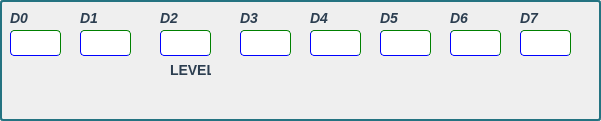
    <widget class="QGroupBox" name="groupBox_17">
     <property name="geometry">
      <rect>
       <x>220</x>
       <y>80</y>
       <width>601</width>
       <height>121</height>
      </rect>
     </property>
     <property name="styleSheet">
      <string notr="true">QGroupBox { 
     border: 2px solid #247381; 
     border-radius: 3px; 
 } </string>
     </property>
     <property name="title">
      <string/>
     </property>
     <widget class="QLineEdit" name="SA0">
      <property name="geometry">
       <rect>
        <x>10</x>
        <y>30</y>
        <width>51</width>
        <height>26</height>
       </rect>
      </property>
      <property name="font">
       <font>
        <family>Times New Roman</family>
        <pointsize>14</pointsize>
        <bold>true</bold>
       </font>
      </property>
      <property name="styleSheet">
       <string notr="true"> QLineEdit { 
                         border-radius: 4px; 
                         color:rgb(0, 0, 0); 
                         background-color: rgb(255, 255, 255); 
                          border-color:  green green blue blue;border-top-style:none;
border-width: 1px; border-style: solid;} 

QLineEdit:focus { 
                         border-style:outset; 
                         border-width:4px; 
                         border-radius: 4px;
                         border-color: #25C6B2;
                         color:rgb(0, 0, 0); 
                         background-color: #FFFFFF; } </string>
      </property>
      <property name="alignment">
       <set>Qt::AlignCenter</set>
      </property>
     </widget>
     <widget class="QLineEdit" name="SA1">
      <property name="geometry">
       <rect>
        <x>80</x>
        <y>30</y>
        <width>51</width>
        <height>26</height>
       </rect>
      </property>
      <property name="font">
       <font>
        <family>Times New Roman</family>
        <pointsize>14</pointsize>
        <bold>true</bold>
       </font>
      </property>
      <property name="styleSheet">
       <string notr="true"> QLineEdit { 
                         border-radius: 4px; 
                         color:rgb(0, 0, 0); 
                         background-color: rgb(255, 255, 255); 
                          border-color:  green green blue blue;border-top-style:none;
border-width: 1px; border-style: solid;} 

QLineEdit:focus { 
                         border-style:outset; 
                         border-width:4px; 
                         border-radius: 4px;
                         border-color: #25C6B2;
                         color:rgb(0, 0, 0); 
                         background-color: #FFFFFF; } </string>
      </property>
      <property name="alignment">
       <set>Qt::AlignCenter</set>
      </property>
     </widget>
     <widget class="QLineEdit" name="SA2_L">
      <property name="geometry">
       <rect>
        <x>160</x>
        <y>30</y>
        <width>51</width>
        <height>26</height>
       </rect>
      </property>
      <property name="font">
       <font>
        <family>Times New Roman</family>
        <pointsize>14</pointsize>
        <bold>true</bold>
       </font>
      </property>
      <property name="styleSheet">
       <string notr="true"> QLineEdit { 
                         border-radius: 4px; 
                         color:rgb(0, 0, 0); 
                         background-color: rgb(255, 255, 255); 
                          border-color:  green green blue blue;border-top-style:none;
border-width: 1px; border-style: solid;} 

QLineEdit:focus { 
                         border-style:outset; 
                         border-width:4px; 
                         border-radius: 4px;
                         border-color: #25C6B2;
                         color:rgb(0, 0, 0); 
                         background-color: #FFFFFF; } </string>
      </property>
      <property name="alignment">
       <set>Qt::AlignCenter</set>
      </property>
     </widget>
     <widget class="QLineEdit" name="SA3">
      <property name="geometry">
       <rect>
        <x>240</x>
        <y>30</y>
        <width>51</width>
        <height>26</height>
       </rect>
      </property>
      <property name="font">
       <font>
        <family>Times New Roman</family>
        <pointsize>14</pointsize>
        <bold>true</bold>
       </font>
      </property>
      <property name="styleSheet">
       <string notr="true"> QLineEdit { 
                         border-radius: 4px; 
                         color:rgb(0, 0, 0); 
                         background-color: rgb(255, 255, 255); 
                          border-color:  green green blue blue;border-top-style:none;
border-width: 1px; border-style: solid;} 

QLineEdit:focus { 
                         border-style:outset; 
                         border-width:4px; 
                         border-radius: 4px;
                         border-color: #25C6B2;
                         color:rgb(0, 0, 0); 
                         background-color: #FFFFFF; } </string>
      </property>
      <property name="alignment">
       <set>Qt::AlignCenter</set>
      </property>
     </widget>
     <widget class="QLineEdit" name="SA4">
      <property name="geometry">
       <rect>
        <x>310</x>
        <y>30</y>
        <width>51</width>
        <height>26</height>
       </rect>
      </property>
      <property name="font">
       <font>
        <family>Times New Roman</family>
        <pointsize>14</pointsize>
        <bold>true</bold>
       </font>
      </property>
      <property name="styleSheet">
       <string notr="true"> QLineEdit { 
                         border-radius: 4px; 
                         color:rgb(0, 0, 0); 
                         background-color: rgb(255, 255, 255); 
                          border-color:  green green blue blue;border-top-style:none;
border-width: 1px; border-style: solid;} 

QLineEdit:focus { 
                         border-style:outset; 
                         border-width:4px; 
                         border-radius: 4px;
                         border-color: #25C6B2;
                         color:rgb(0, 0, 0); 
                         background-color: #FFFFFF; } </string>
      </property>
      <property name="alignment">
       <set>Qt::AlignCenter</set>
      </property>
     </widget>
     <widget class="QLineEdit" name="SA5">
      <property name="geometry">
       <rect>
        <x>380</x>
        <y>30</y>
        <width>51</width>
        <height>26</height>
       </rect>
      </property>
      <property name="font">
       <font>
        <family>Times New Roman</family>
        <pointsize>14</pointsize>
        <bold>true</bold>
       </font>
      </property>
      <property name="styleSheet">
       <string notr="true"> QLineEdit { 
                         border-radius: 4px; 
                         color:rgb(0, 0, 0); 
                         background-color: rgb(255, 255, 255); 
                          border-color:  green green blue blue;border-top-style:none;
border-width: 1px; border-style: solid;} 

QLineEdit:focus { 
                         border-style:outset; 
                         border-width:4px; 
                         border-radius: 4px;
                         border-color: #25C6B2;
                         color:rgb(0, 0, 0); 
                         background-color: #FFFFFF; } </string>
      </property>
      <property name="alignment">
       <set>Qt::AlignCenter</set>
      </property>
     </widget>
     <widget class="QLineEdit" name="SA6">
      <property name="geometry">
       <rect>
        <x>450</x>
        <y>30</y>
        <width>51</width>
        <height>26</height>
       </rect>
      </property>
      <property name="font">
       <font>
        <family>Times New Roman</family>
        <pointsize>14</pointsize>
        <bold>true</bold>
       </font>
      </property>
      <property name="styleSheet">
       <string notr="true"> QLineEdit { 
                         border-radius: 4px; 
                         color:rgb(0, 0, 0); 
                         background-color: rgb(255, 255, 255); 
                          border-color:  green green blue blue;border-top-style:none;
border-width: 1px; border-style: solid;} 

QLineEdit:focus { 
                         border-style:outset; 
                         border-width:4px; 
                         border-radius: 4px;
                         border-color: #25C6B2;
                         color:rgb(0, 0, 0); 
                         background-color: #FFFFFF; } </string>
      </property>
      <property name="alignment">
       <set>Qt::AlignCenter</set>
      </property>
     </widget>
     <widget class="QLineEdit" name="SA7">
      <property name="geometry">
       <rect>
        <x>520</x>
        <y>30</y>
        <width>51</width>
        <height>26</height>
       </rect>
      </property>
      <property name="font">
       <font>
        <family>Times New Roman</family>
        <pointsize>14</pointsize>
        <bold>true</bold>
       </font>
      </property>
      <property name="styleSheet">
       <string notr="true"> QLineEdit { 
                         border-radius: 4px; 
                         color:rgb(0, 0, 0); 
                         background-color: rgb(255, 255, 255); 
                          border-color:  green green blue blue;border-top-style:none;
border-width: 1px; border-style: solid;} 

QLineEdit:focus { 
                         border-style:outset; 
                         border-width:4px; 
                         border-radius: 4px;
                         border-color: #25C6B2;
                         color:rgb(0, 0, 0); 
                         background-color: #FFFFFF; } </string>
      </property>
      <property name="alignment">
       <set>Qt::AlignCenter</set>
      </property>
     </widget>
     <widget class="QLabel" name="label_30">
      <property name="geometry">
       <rect>
        <x>10</x>
        <y>10</y>
        <width>51</width>
        <height>16</height>
       </rect>
      </property>
      <property name="styleSheet">
       <string notr="true"> QLabel {
      color: #2c3e50;
      font-size: 14px;
      font-weight: bold;
    }
</string>
      </property>
      <property name="text">
       <string>&lt;html&gt;&lt;head/&gt;&lt;body&gt;&lt;p&gt;&lt;span style=&quot; font-weight:700; font-style:italic;&quot;&gt;D0&lt;/span&gt;&lt;/p&gt;&lt;/body&gt;&lt;/html&gt;</string>
      </property>
     </widget>
     <widget class="QLabel" name="label_31">
      <property name="geometry">
       <rect>
        <x>80</x>
        <y>10</y>
        <width>51</width>
        <height>16</height>
       </rect>
      </property>
      <property name="styleSheet">
       <string notr="true"> QLabel {
      color: #2c3e50;
      font-size: 14px;
      font-weight: bold;
    }
</string>
      </property>
      <property name="text">
       <string>&lt;html&gt;&lt;head/&gt;&lt;body&gt;&lt;p&gt;&lt;span style=&quot; font-weight:700; font-style:italic;&quot;&gt;D1&lt;/span&gt;&lt;/p&gt;&lt;/body&gt;&lt;/html&gt;</string>
      </property>
     </widget>
     <widget class="QLabel" name="label_32">
      <property name="geometry">
       <rect>
        <x>160</x>
        <y>10</y>
        <width>41</width>
        <height>16</height>
       </rect>
      </property>
      <property name="styleSheet">
       <string notr="true"> QLabel {
      color: #2c3e50;
      font-size: 14px;
      font-weight: bold;
    }
</string>
      </property>
      <property name="text">
       <string>&lt;html&gt;&lt;head/&gt;&lt;body&gt;&lt;p&gt;&lt;span style=&quot; font-weight:700; font-style:italic;&quot;&gt;D2&lt;/span&gt;&lt;/p&gt;&lt;/body&gt;&lt;/html&gt;</string>
      </property>
     </widget>
     <widget class="QLabel" name="label_33">
      <property name="geometry">
       <rect>
        <x>240</x>
        <y>10</y>
        <width>41</width>
        <height>16</height>
       </rect>
      </property>
      <property name="styleSheet">
       <string notr="true"> QLabel {
      color: #2c3e50;
      font-size: 14px;
      font-weight: bold;
    }
</string>
      </property>
      <property name="text">
       <string>&lt;html&gt;&lt;head/&gt;&lt;body&gt;&lt;p&gt;&lt;span style=&quot; font-weight:700; font-style:italic;&quot;&gt;D3&lt;/span&gt;&lt;/p&gt;&lt;/body&gt;&lt;/html&gt;</string>
      </property>
     </widget>
     <widget class="QLabel" name="label_34">
      <property name="geometry">
       <rect>
        <x>310</x>
        <y>10</y>
        <width>41</width>
        <height>16</height>
       </rect>
      </property>
      <property name="styleSheet">
       <string notr="true"> QLabel {
      color: #2c3e50;
      font-size: 14px;
      font-weight: bold;
    }
</string>
      </property>
      <property name="text">
       <string>&lt;html&gt;&lt;head/&gt;&lt;body&gt;&lt;p&gt;&lt;span style=&quot; font-weight:700; font-style:italic;&quot;&gt;D4&lt;/span&gt;&lt;/p&gt;&lt;/body&gt;&lt;/html&gt;</string>
      </property>
     </widget>
     <widget class="QLabel" name="label_35">
      <property name="geometry">
       <rect>
        <x>380</x>
        <y>10</y>
        <width>41</width>
        <height>16</height>
       </rect>
      </property>
      <property name="styleSheet">
       <string notr="true"> QLabel {
      color: #2c3e50;
      font-size: 14px;
      font-weight: bold;
    }
</string>
      </property>
      <property name="text">
       <string>&lt;html&gt;&lt;head/&gt;&lt;body&gt;&lt;p&gt;&lt;span style=&quot; font-weight:700; font-style:italic;&quot;&gt;D5&lt;/span&gt;&lt;/p&gt;&lt;/body&gt;&lt;/html&gt;</string>
      </property>
     </widget>
     <widget class="QLabel" name="label_36">
      <property name="geometry">
       <rect>
        <x>450</x>
        <y>10</y>
        <width>41</width>
        <height>16</height>
       </rect>
      </property>
      <property name="styleSheet">
       <string notr="true"> QLabel {
      color: #2c3e50;
      font-size: 14px;
      font-weight: bold;
    }
</string>
      </property>
      <property name="text">
       <string>&lt;html&gt;&lt;head/&gt;&lt;body&gt;&lt;p&gt;&lt;span style=&quot; font-weight:700; font-style:italic;&quot;&gt;D6&lt;/span&gt;&lt;/p&gt;&lt;/body&gt;&lt;/html&gt;</string>
      </property>
     </widget>
     <widget class="QLabel" name="label_37">
      <property name="geometry">
       <rect>
        <x>520</x>
        <y>10</y>
        <width>41</width>
        <height>16</height>
       </rect>
      </property>
      <property name="styleSheet">
       <string notr="true"> QLabel {
      color: #2c3e50;
      font-size: 14px;
      font-weight: bold;
    }
</string>
      </property>
      <property name="text">
       <string>&lt;html&gt;&lt;head/&gt;&lt;body&gt;&lt;p&gt;&lt;span style=&quot; font-weight:700; font-style:italic;&quot;&gt;D7&lt;/span&gt;&lt;/p&gt;&lt;/body&gt;&lt;/html&gt;</string>
      </property>
     </widget>
     <widget class="QLabel" name="label_26">
      <property name="geometry">
       <rect>
        <x>170</x>
        <y>60</y>
        <width>41</width>
        <height>20</height>
       </rect>
      </property>
      <property name="styleSheet">
       <string notr="true">  QLabel {
      color: #2c3e50;
      font-size: 14px;
      font-weight: bold;
    }
</string>
      </property>
      <property name="text">
       <string>LEVEL</string>
      </property>
     </widget>
    </widget>
